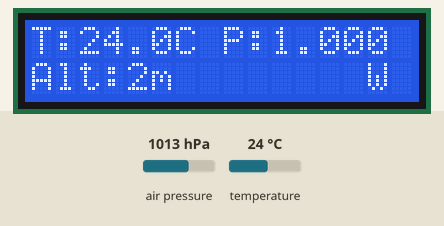
Bench run of a sketch on a simulated ESP32. Parts: 16×2 character LCD. The test bench sets the inputs (shaded band); at power-on: air pressure 1013 hPa, temperature 24 °C. WiFi joins after 1.5 s; servers stay silent unless stated; web services answer with replies made up by the test bench; what the sketch prints to the serial monitor is not drawn.

Above: at 7.9 s.
8.0 s: air pressure set to 952 hPa
At 10.8 s:
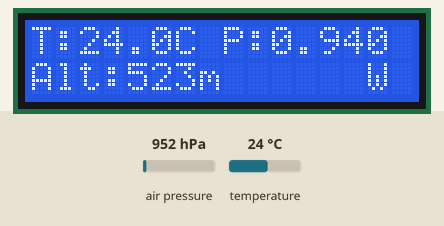
11.3 s: temperature set to 12 °C
At 13.1 s:
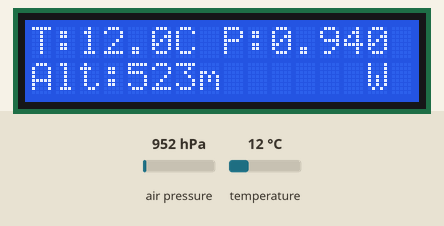
15.3 s: air pressure set to 975 hPa
At 16.6 s:
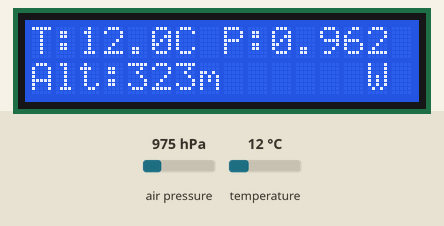
17.3 s: temperature set to 19 °C
At 20.1 s:
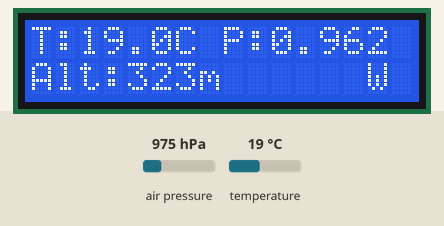
Timing chart, 0 to 21.3 s (numbered marks = the images above; inputs shaded):
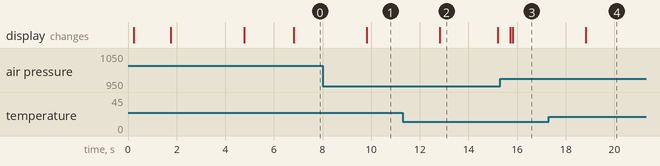

Measured:
- after the input at 8.0 s, the display: changes after 1.8 s (image 1)
- after the input at 11.3 s, the display: changes after 1.5 s (image 2)
- after the input at 17.3 s, the display: changes after 1.5 s (image 4)
- what the display in image 2 shows lasts 2.4 s, from 12.8 s to 15.2 s

The sketch:

sketch_file.ino
```cpp
#include <Wire.h>
#include <WiFi.h>
#include <WebServer.h>
#include <Adafruit_Sensor.h>
#include <Adafruit_BMP280.h>
#include <LiquidCrystal_I2C.h>
#include <ArduinoJson.h>
#include <HTTPClient.h>

// ===== WiFi Credentials =====
const char* ssid = "PACMAN";
const char* password = "zzzzzzzzz";

// ===== ThingSpeak Credentials =====
const char* thingspeakServer = "https://api.thingspeak.com/update";
const char* thingspeakApiKey = "zzzzzzzzzzzzzzzz";  // Replace with your actual thingspeak write key
unsigned long lastThingspeakUpdate = 0;
const long thingspeakInterval = 15000;  // 15 seconds

// ===== Objects =====
Adafruit_BMP280 bmp;
LiquidCrystal_I2C lcd(0x27, 16, 2);
WebServer server(80);

// ===== Variables =====
float temp = 0, pressure_hPa = 0, pressure_atm = 0, altitude = 0;
unsigned long lastLCDUpdate = 0;
unsigned long lastSensorRead = 0;
const long lcdUpdateInterval = 1500;
const long sensorReadInterval = 1000;

// ===== Sea level pressure =====
#define SEALEVELPRESSURE_HPA (1013.25)

// ===== ThingSpeak Upload Function =====
void uploadToThingSpeak() {
  if (WiFi.status() == WL_CONNECTED) {
    HTTPClient http;
    // Field 1: Temperature (°C)
    // Field 2: Pressure (ATM)
    // Field 3: Altitude (m)
    String url = String(thingspeakServer) +
                 "?api_key=" + thingspeakApiKey +
                 "&field1=" + String(temp, 1) +           // Temperature in °C
                 "&field2=" + String(pressure_atm, 3) +   // Pressure in ATM
                 "&field3=" + String(altitude, 0);        // Altitude in meters

    Serial.println("Uploading to ThingSpeak:");
    Serial.println("  URL: " + url);

    http.begin(url);
    int httpCode = http.GET();

    if (httpCode > 0) {
      if (httpCode == 200) {
        String response = http.getString();
        Serial.print("✓ ThingSpeak Upload Successful! Entry ID: ");
        Serial.println(response);

        // Show success on LCD briefly
        lcd.setCursor(12, 1);
        lcd.print("CL");
        delay(500);
        lcd.setCursor(12, 1);
        lcd.print("  ");
      } else {
        Serial.print("✗ ThingSpeak Upload Failed! HTTP Code: ");
        Serial.println(httpCode);

        // Show error on LCD
        lcd.setCursor(12, 1);
        lcd.print("ER");
        delay(500);
        lcd.setCursor(12, 1);
        lcd.print("  ");
      }
    } else {
      Serial.print("✗ ThingSpeak Connection Failed: ");
      Serial.println(http.errorToString(httpCode));
    }

    http.end();
  } else {
    Serial.println("✗ WiFi Not Connected - ThingSpeak Upload Skipped");
  }
}

// ===== JSON API using ArduinoJson =====
void handleData() {
  StaticJsonDocument<200> doc;
  doc["temp"] = temp;
  doc["pressure"] = pressure_atm;      // Send pressure in ATM
  doc["altitude"] = altitude;

  String json;
  serializeJson(doc, json);
  server.send(200, "application/json", json);
}

// ===== Web Page =====
void handleRoot() {
  String html = "<!DOCTYPE html><html><head>";
  html += "<meta charset='UTF-8'>";
  html += "<meta name='viewport' content='width=device-width, initial-scale=1.0'>";
  html += "<meta http-equiv='refresh' content='30'>";
  html += "<style>";
  html += "body { font-family: Arial, sans-serif; background: #1e1e2f; color: white; text-align: center; margin: 0; padding: 20px; }";
  html += ".card { background: #2c2c3e; padding: 20px; margin: 20px auto; width: 90%; max-width: 400px; border-radius: 10px; box-shadow: 0 4px 8px rgba(0,0,0,0.2); }";
  html += "h1 { color: #00d4ff; font-size: 24px; }";
  html += "p { font-size: 18px; margin: 15px 0; }";
  html += ".value { font-size: 24px; font-weight: bold; color: #00ffaa; }";
  html += ".unit { font-size: 14px; color: #aaa; }";
  html += ".status { color: #00d4ff; font-size: 12px; margin-top: 20px; }";
  html += ".thingspeak-link { margin-top: 20px; }";
  html += ".thingspeak-link a { color: #00d4ff; text-decoration: none; }";
  html += "@media (max-width: 600px) { .card { width: 95%; } p { font-size: 16px; } .value { font-size: 20px; } }";
  html += "</style>";
  html += "</head><body>";
  html += "<h1>🌦 ESP32 Weather Station</h1>";
  html += "<div class='card'>";
  html += "<p>🌡 Temperature: <span class='value' id='temp'>--</span> <span class='unit'>°C</span></p>";
  html += "<p>🌬 Pressure: <span class='value' id='pressure'>--</span> <span class='unit'>atm</span></p>";
  html += "<p>⛰ Altitude: <span class='value' id='altitude'>--</span> <span class='unit'>m</span></p>";
  html += "<div class='status'>🔄 Updating every 2 seconds</div>";
  html += "<div class='thingspeak-link'>📈 <a href='https://thingspeak.com/channels/zzzzzzz' target='_blank'>View on ThingSpeak</a></div>";
  html += "</div>";
  html += "<script>";
  html += "function updateData() {";
  html += "fetch('/data')";
  html += ".then(res => { if(!res.ok) throw new Error('Network error'); return res.json(); })";
  html += ".then(data => {";
  html += "document.getElementById('temp').innerText = data.temp.toFixed(1);";
  html += "document.getElementById('pressure').innerText = data.pressure.toFixed(3);";
  html += "document.getElementById('altitude').innerText = data.altitude.toFixed(0);";
  html += "})";
  html += ".catch(err => { console.error('Error:', err); });";
  html += "}";
  html += "setInterval(updateData, 2000);";
  html += "updateData();";
  html += "</script>";
  html += "</body></html>";

  server.send(200, "text/html; charset=utf-8", html);
}

void setup() {
  Serial.begin(115200);
  delay(100);

  Serial.println("\n\n=== ESP32 Weather Station Starting ===");
  Serial.println("ThingSpeak Fields:");
  Serial.println("  Field 1: Temperature (°C)");
  Serial.println("  Field 2: Pressure (ATM)");
  Serial.println("  Field 3: Altitude (m)");

  // I2C with specific pins
  Wire.begin(21, 22);
  Serial.println("I2C initialized on pins SDA=21, SCL=22");

  // BMP280 with address detection
  Serial.print("Initializing BMP280... ");
  bool bmpFound = false;

  if (!bmp.begin(0x76)) {
    Serial.println("not found at 0x76, trying 0x77...");
    if (!bmp.begin(0x77)) {
      Serial.println("BMP280 not found at any address!");
      Serial.println("Please check wiring: VCC→3.3V, GND→GND, SDA→21, SCL→22");
      while (1) {
        delay(1000);
        Serial.println("Waiting for BMP280 sensor...");
      }
    } else {
      bmpFound = true;
      Serial.println("found at 0x77!");
    }
  } else {
    bmpFound = true;
    Serial.println("found at 0x76!");
  }

  if (bmpFound) {
    bmp.setSampling(Adafruit_BMP280::MODE_NORMAL,
                    Adafruit_BMP280::SAMPLING_X2,
                    Adafruit_BMP280::SAMPLING_X16,
                    Adafruit_BMP280::FILTER_X16,
                    Adafruit_BMP280::STANDBY_MS_500);
    Serial.println("BMP280 configured successfully!");
  }

  // LCD initialization
  Serial.print("Initializing LCD... ");
  lcd.init();
  lcd.backlight();
  lcd.clear();
  lcd.print("Weather Station");
  lcd.setCursor(0, 1);
  lcd.print("Booting...");
  Serial.println("LCD initialized!");

  // WiFi connection
  Serial.print("Connecting to WiFi");
  lcd.clear();
  lcd.print("WiFi Connecting");
  lcd.setCursor(0, 1);
  lcd.print(ssid);

  WiFi.begin(ssid, password);
  int attempts = 0;

  while (WiFi.status() != WL_CONNECTED && attempts < 40) {
    delay(500);
    Serial.print(".");
    attempts++;
    if (attempts % 10 == 0) {
      lcd.setCursor(0, 1);
      lcd.print("Attempt ");
      lcd.print(attempts/2);
    }
  }

  Serial.println();

  if (WiFi.status() == WL_CONNECTED) {
    Serial.println("✓ WiFi Connected!");
    Serial.print("  IP Address: ");
    Serial.println(WiFi.localIP());
    Serial.print("  Signal Strength: ");
    Serial.print(WiFi.RSSI());
    Serial.println(" dBm");

    lcd.clear();
    lcd.print("WiFi OK!");
    lcd.setCursor(0, 1);
    lcd.print(WiFi.localIP());
    delay(3000);
  } else {
    Serial.println("✗ WiFi Connection Failed!");
    lcd.clear();
    lcd.print("WiFi Failed!");
    lcd.setCursor(0, 1);
    lcd.print("Check SSID/PWD");
    delay(5000);
  }

  // Web server routes
  server.on("/", handleRoot);
  server.on("/data", handleData);
  server.begin();
  Serial.println("Web server started!");
  Serial.print("  Access at: http://");
  Serial.println(WiFi.localIP());

  // ThingSpeak initialization message
  Serial.println("ThingSpeak configured!");
  Serial.print("  Update interval: ");
  Serial.print(thingspeakInterval / 1000);
  Serial.println(" seconds");

  lcd.clear();
  lcd.print("Ready!");
  lcd.setCursor(0, 1);
  lcd.print(WiFi.localIP());
  delay(2000);
  lcd.clear();
}

void loop() {
  // Handle web server requests
  server.handleClient();

  // Read sensors periodically
  if (millis() - lastSensorRead >= sensorReadInterval) {
    lastSensorRead = millis();

    // Read sensor data
    temp = bmp.readTemperature();
    pressure_hPa = bmp.readPressure() / 100.0F;
    pressure_atm = pressure_hPa / 1013.25;  // Convert hPa to ATM
    altitude = bmp.readAltitude(SEALEVELPRESSURE_HPA);

    // Validate readings
    if (isnan(temp)) temp = 0;
    if (isnan(pressure_hPa)) {
      pressure_hPa = 0;
      pressure_atm = 0;
    }
    if (isnan(altitude)) altitude = 0;

    // Serial output
    Serial.print("📊 Sensor Data | Temp: ");
    Serial.print(temp, 1);
    Serial.print("°C | Pressure: ");
    Serial.print(pressure_hPa, 1);
    Serial.print(" hPa (");
    Serial.print(pressure_atm, 3);
    Serial.print(" atm) | Altitude: ");
    Serial.print(altitude, 0);
    Serial.println(" m");
  }

  // Upload to ThingSpeak periodically
  if (millis() - lastThingspeakUpdate >= thingspeakInterval) {
    lastThingspeakUpdate = millis();
    uploadToThingSpeak();
  }

  // Update LCD without blocking
  if (millis() - lastLCDUpdate >= lcdUpdateInterval) {
    lastLCDUpdate = millis();

    lcd.clear();
    lcd.setCursor(0, 0);
    lcd.print("T:");
    lcd.print(temp, 1);
    lcd.print("C");

    lcd.setCursor(8, 0);
    lcd.print("P:");
    lcd.print(pressure_atm, 3);

    lcd.setCursor(0, 1);
    lcd.print("Alt:");
    lcd.print(altitude, 0);
    lcd.print("m");

    if (WiFi.status() == WL_CONNECTED) {
      lcd.setCursor(14, 1);
      lcd.print("W");
    } else {
      lcd.setCursor(14, 1);
      lcd.print("!");
    }
  }
}
//Done!, hehe:)
```
